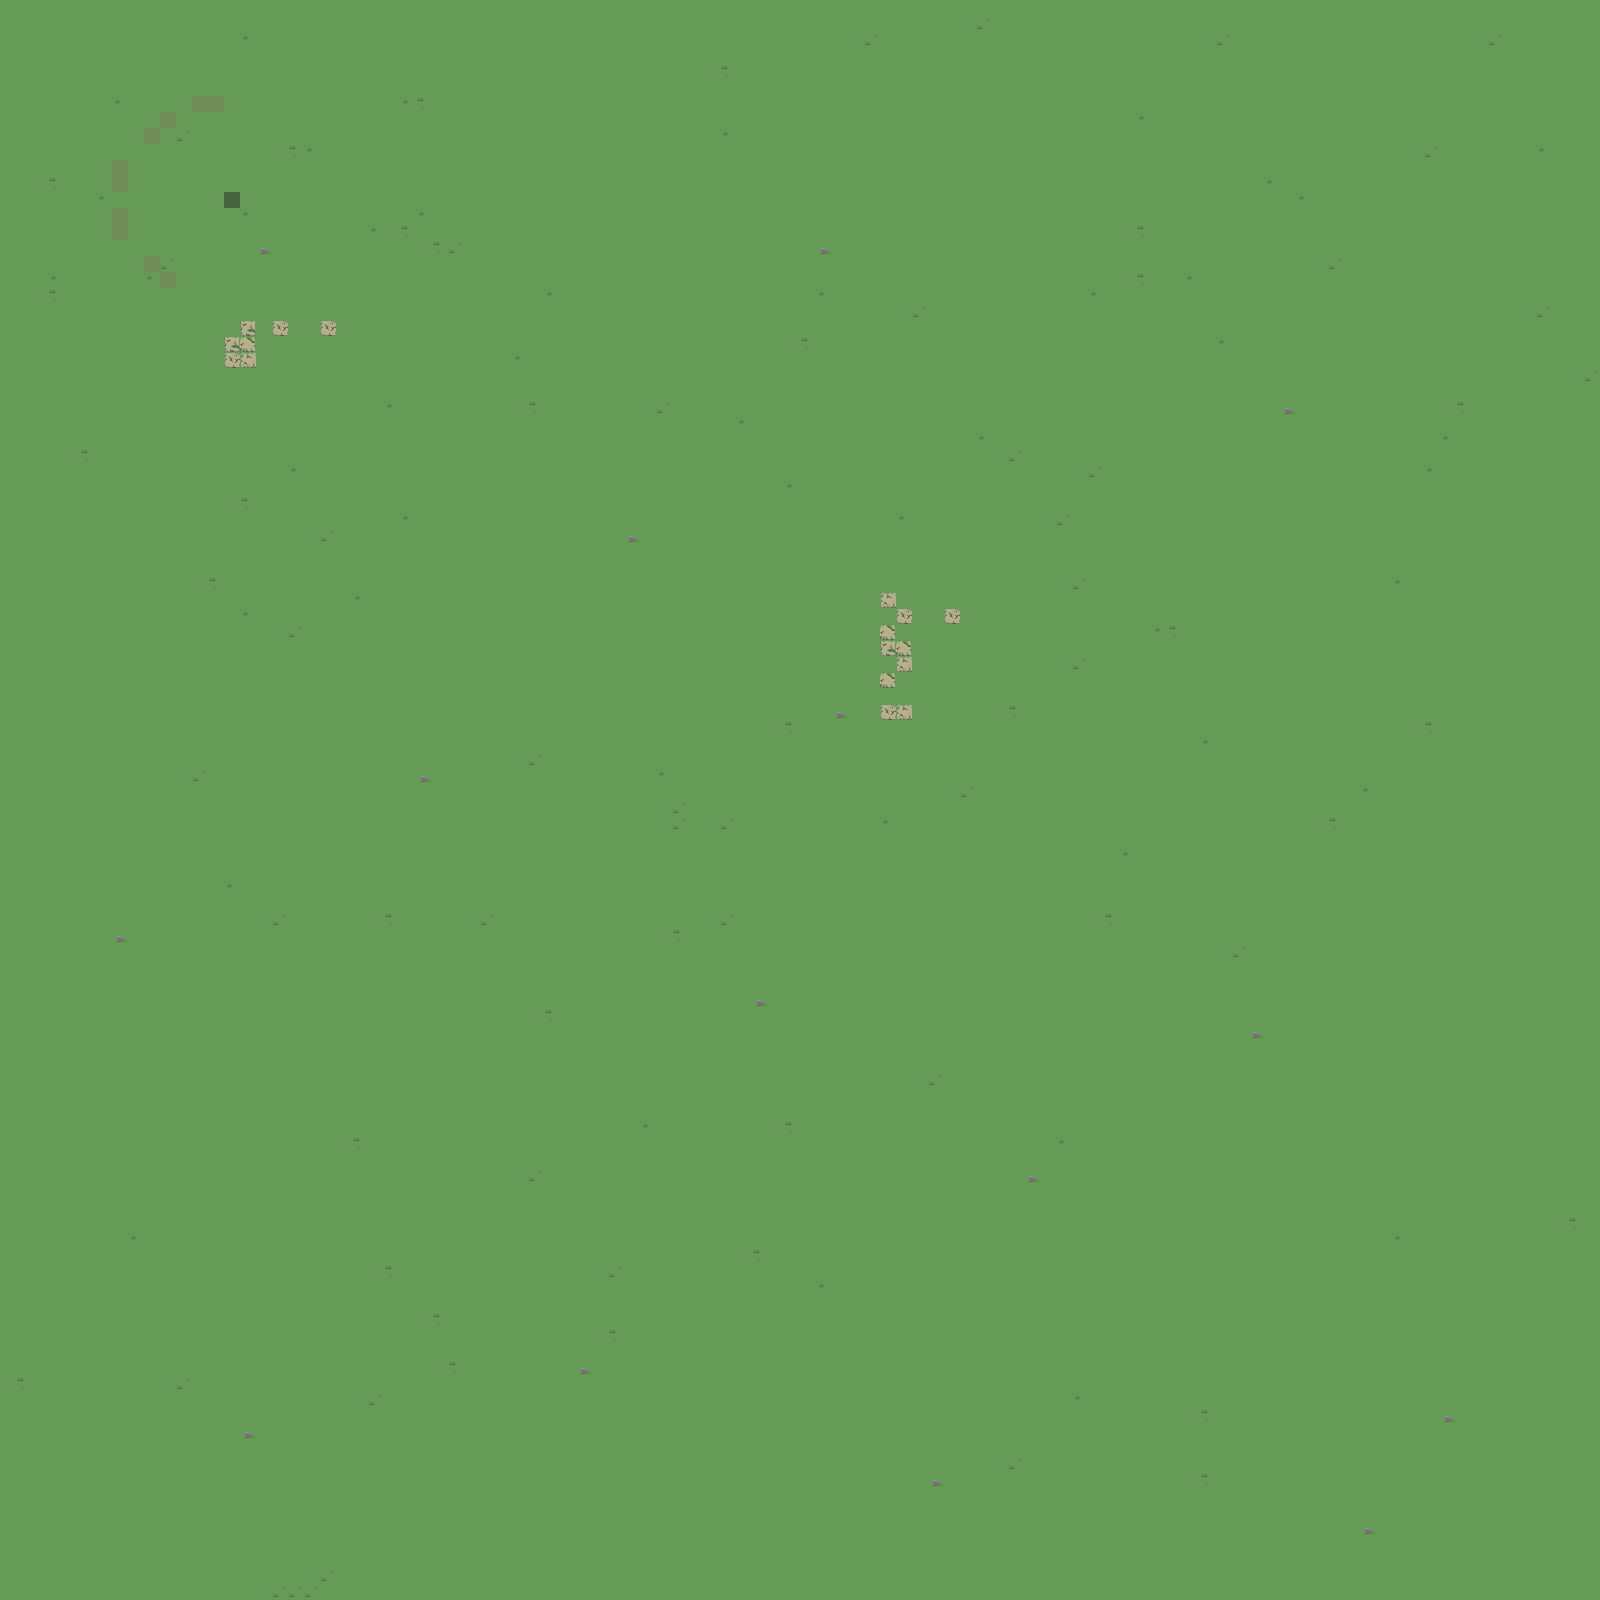

A level layout from a 2D game, rendered from its tile map. Below: a short description, then the map file with tile-grid data replaced by summaries:
An orthogonal 100x100 tile map with 16x16 px tiles, 1 tile layer (Tile Layer 1).

<map version="1.9" tiledversion="1.9.1" orientation="orthogonal" renderorder="right-down" width="100" height="100" tilewidth="16" tileheight="16" infinite="0" nextlayerid="2" nextobjectid="1">
 <tileset firstgid="1" source="Lost-Ruins-Tileset.tsx" />
 <layer id="1" name="Tile Layer 1" width="100" height="100">
  <data>[10000 cells, 10000 non-empty, 11 distinct tile ids]</data>
 </layer>
</map>
